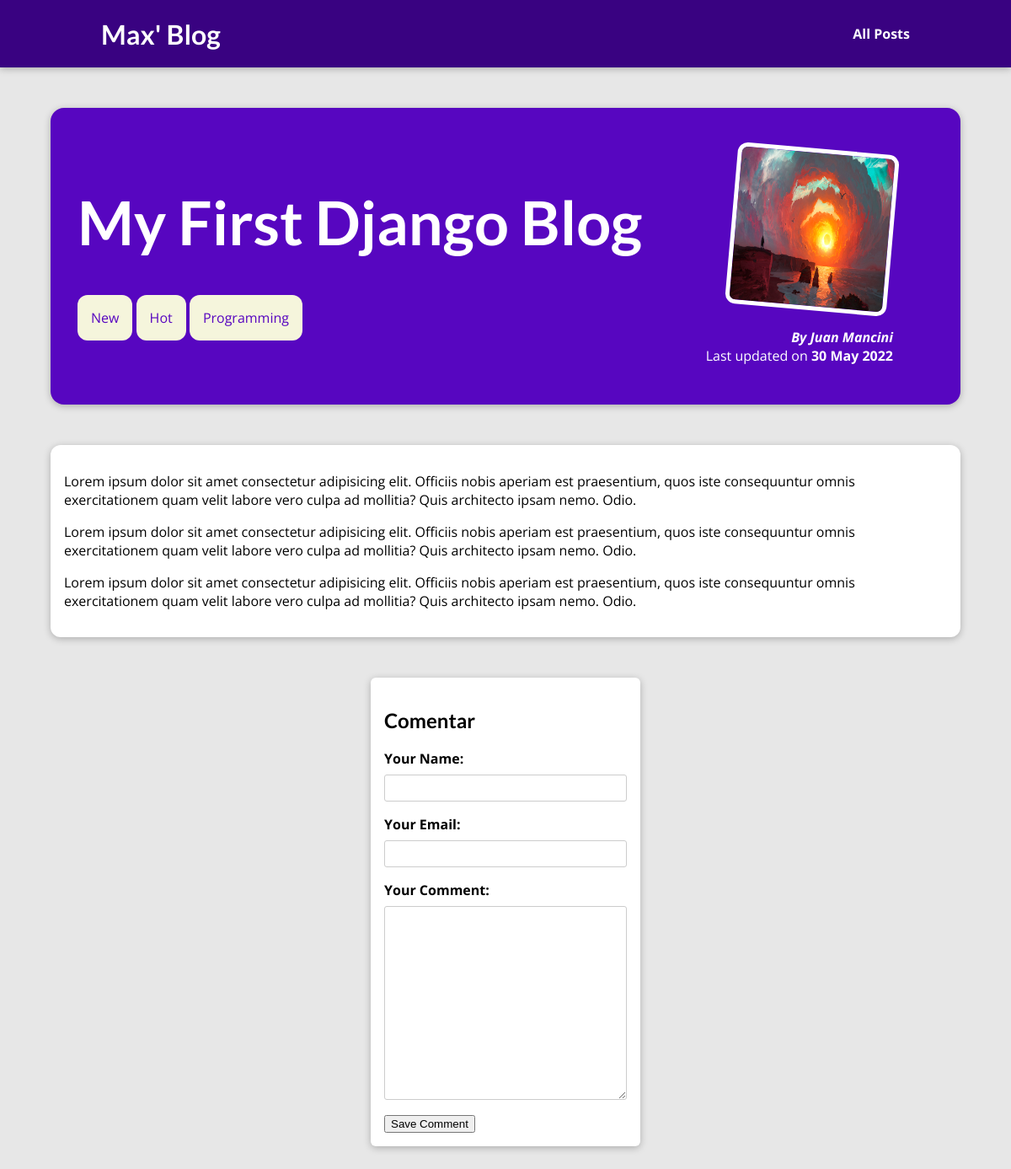
Page /posts/first-django-blog on the committed database.
### blog/models.py (models this page shows, shortened)
class Post(models.Model):
    title = models.CharField(max_length=150)
    excerpt = models.CharField(max_length=200)
    image = models.ImageField(upload_to="posts", null=True)
    date = models.DateField(auto_now=True)
    slug = models.SlugField(unique=True, db_index=True)
    content = models.TextField(validators=[MinLengthValidator(10)])
    author = models.ForeignKey(
        Author, on_delete=models.SET_NULL, related_name="posts", null=True)
    tags = models.ManyToManyField(Tag)

class Tag(models.Model):
  caption = models.CharField(max_length=20)

class Author(models.Model):
    first_name = models.CharField(max_length=100)
    last_name = models.CharField(max_length=100)
    email_address = models.EmailField()
    def full_name(self):
        return f"{self.first_name} {self.last_name}"
    def __str__(self) -> str:
        return self.full_name()

### blog/views.py (the view)
# urls.py: path("posts/<slug:slug>", views.PostDetailView.as_view(),
class PostDetailView(DetailView):
    template_name = "blog/post-detail.html"
    model = Post
    def get_context_data(self, **kwargs):
        context = super().get_context_data(**kwargs)
        context["post_tags"] = self.object.tags.all()
        context["comment_form"] = CommentForm()
        return context

### blog/forms.py
class CommentForm(forms.ModelForm):
    class Meta:
        model = Comment
        exclude = ["post", "date"]
        labels = {
            "username": "Your Name",
            "user_email": "Your Email",
            "text": "Your Comment"
        }

### blog/templates/blog/post-detail.html (shortened to what this page needs)
{% extends "base.html" %}
{% load static %}
{% block css_files %}
<link rel="stylesheet" href="{% static "blog/post-detail.css" %}" />
{% endblock %}
{% block content %}
<section id="summary">
  <h2>{{ post.title }}</h2>
  <div>
    {% for tag in post_tags %}
      <span class="tag">{{ tag.caption }}</span>
    {% endfor %}
  </div>
  <article>
    <img src="{{ post.image.url }}" alt="{{ post.title }}" />
    <address>By <a href="mailto:{{ post.author.email_address }}">{{ post.author }}</a></address>
    <div>Last updated on <time>{{ post.date|date:"d M Y" }}</time></div>
  </article>
</section>
<main>
  {{ post.content|linebreaks }}
</main>
<section id="comment-form">
  <h2>Comentar</h2>
  <form action="{% url 'post-detail-page' post.slug %}" method="POST">
    {% for form_field in comment_form %}
      <div class="form-control">
        {{ form_field.label_tag }}
        {{ form_field }}
      </div>
    {% endfor %}
    <button>Save Comment</button>
  </form>
</section>
{% endblock %}

### templates/base.html (shortened to what this page needs)
{% load static %}
<!DOCTYPE html>
<html lang="en">
<head>
  <link rel="stylesheet" href="{% static "app.css" %}">
  {% block css_files %}{% endblock %}
</head>
<body>
  <header id="main-navigation">
    <h1><a href="{% url "starting-page" %}">Max' Blog</a></h1>
    <nav>
      <a href="{% url "posts-page" %}">All Posts</a>
    </nav>
  </header>
  {% block content %}
  {% endblock %}
</body>
</html>

### static/app.css (style rules this page uses)
* { box-sizing: border-box; }
html { font-family: 'Open Sans', 'Lato', sans-serif; }
body { margin: 0; }
h1, h2, h3 { font-family: 'Lato', sans-serif; font-weight: bold; }
#main-navigation { width: 100%; height: 5rem; display: flex; justify-content: space-between; align-items: center; padding: 0 10%; position: absolute; top: 0; left: 0; }
#main-navigation a { text-decoration: none; color: white; font-weight: bold; }

### blog/static/blog/post-detail.css (style rules this page uses)
body { background-color: #e7e7e7; }
#main-navigation { background-color: #390281; box-shadow: 0 2px 8px rgba(0, 0, 0, 0.25); }
#summary { margin: 8rem auto 3rem auto; padding: 2rem; width: 90%; max-width: 90rem; border-radius: 16px; background-color: #5706c0; position: relative; box-shadow: 0 2px 8px rgba(0, 0, 0, 0.25); height: 22rem; }
#summary h2 { color: white; font-size: 4.5rem; }
#summary article { position: absolute; top: 2rem; right: 3rem; padding: 1rem 2rem; border-radius: 12px; text-align: right; color: white; }
#summary article img { width: 12rem; height: 12rem; border-radius: 12px; transform: rotateZ(5deg); border: 5px solid white; margin-bottom: 1rem; }
#summary address { font-weight: bold; }
#summary a { color: white; text-decoration: none; }
#summary time { font-weight: bold; }
main { width: 90%; max-width: 90rem; margin: 3rem auto; background-color: white; padding: 1rem; border-radius: 12px; box-shadow: 0 2px 8px rgba(0, 0, 0, 0.25); }
.tag { background-color: beige; color: #5706c0; padding: 1rem; border-radius: 12px; }
#comment-form { margin: 3rem auto; width: 90%; max-width: 20rem; border-radius: 6px; background-color: white; box-shadow: 0 2px 8px rgba(0, 0, 0, 0.25); padding: 1rem; }
.form-control { margin-bottom: 1rem; }
.form-control label { font-weight: bold; margin-bottom: 0.5rem; display: block; }
.form-control input, .form-control textarea { display: block; width: 100%; font: inherit; padding: 0.25rem; border-radius: 3px; border: 1px solid #ccc; }

### rows in the picture
Post: title "My First Django Blog", image (picture), author "Juan Mancini", date "30 May 2022", content "Lorem ipsum dolor sit amet consectetur adipisicing elit. Officiis nobis aperiam est praesentium, quos iste consequuntur omnis exercitationem quam velit labore vero culpa ad mollitia? Quis architecto ipsam nemo. Odio. Lorem ipsum dolor sit amet consectetur adipisicing elit. Officiis nobis aperiam est praesentium, quos iste consequuntur omnis exercitationem quam velit labore vero culpa ad mollitia? Quis architecto ipsam nemo. Odio. Lorem ipsum dolor sit amet consectetur adipisicing elit. Officiis nobis aperiam est praesentium, quos iste consequuntur omnis exercitationem quam velit labore vero culpa ad mollitia? Quis architecto ipsam nemo. Odio."
Tag: caption "New"
Tag: caption "Hot"
Tag: caption "Programming"
